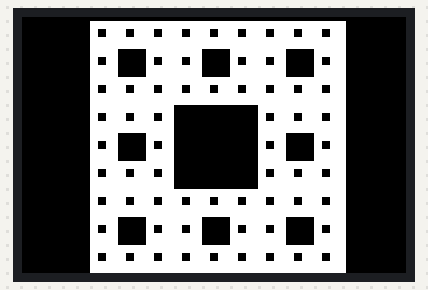
Recording of a sketch running on a simulated Arduino Uno, built with avr-gcc and run on an emulated ATmega328P. On the bench: 96×64 colour display. What the sketch prints to the serial monitor is not drawn.

Above: at 0.4 s.

The sketch:

OLED_Screen_Fraktal.ino
```cpp
/*
Pavel Artiushkov
9.11.2018
Test For OLED Screen
*/

#define sclk 13
#define mosi 11
#define cs   10
#define rst  9
#define dc   8

// Color definitions
#define BLACK           0x0000
#define BLUE            0x001F
#define RED             0xF800
#define GREEN           0x07E0
#define CYAN            0x07FF
#define MAGENTA         0xF81F
#define YELLOW          0xFFE0
#define WHITE           0xFFFF

#include <Adafruit_GFX.h>
#include <Adafruit_SSD1331.h>
#include <SPI.h>

Adafruit_SSD1331 display = Adafruit_SSD1331(cs, dc, mosi, sclk, rst);

float p = 3.1415926;

/*********************************************************************************************************************************************/
void setup(void) {
  Serial.begin(9600);
  Serial.print("Start");
  display.begin();

  Serial.println("init");
  uint16_t time = millis();
  display.fillScreen(BLACK);
  time = millis() - time;

  Fractal(64, WHITE, 17, 1);
}

void loop() {
}

void Fractal(uint16_t Size, uint16_t Color, uint16_t X, uint16_t Y) {

  if (Size>=7) {
    Fractal(Size/3, Color, X, Y);
    Fractal(Size/3, Color, X + Size/3, Y);
    Fractal(Size/3, Color, X + Size/3 + Size/3, Y);
    Fractal(Size/3, Color, X + Size/3 + Size/3, Y + Size/3);
    Fractal(Size/3, Color, X + Size/3 + Size/3, Y + Size/3 + Size/3);
    Fractal(Size/3, Color, X + Size/3, Y + Size/3 + Size/3);
    Fractal(Size/3, Color, X, Y + Size/3 + Size/3);
    Fractal(Size/3, Color, X, Y + Size/3);
  }

  display.drawRect(X, Y, Size, Size, Color);
}
```
